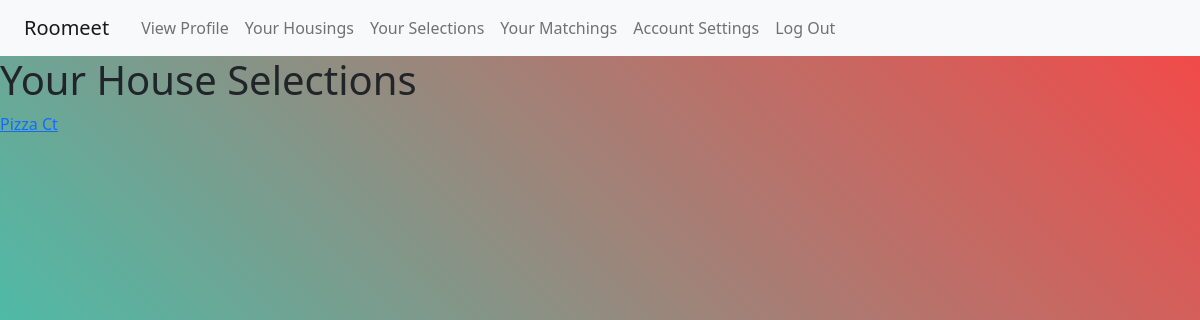
Page /houseselections (signed in) on the earlier database version.
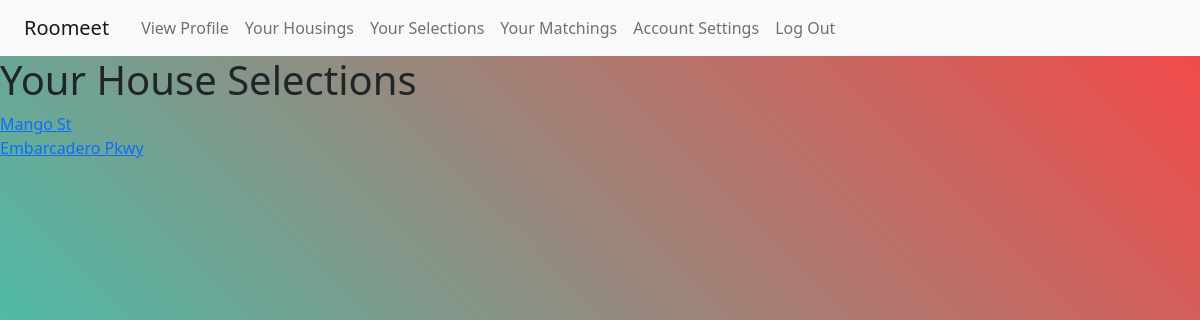
Same page on the later database version.
### tables this page shows
CREATE TABLE housing (
  housing_id INTEGER PRIMARY KEY AUTOINCREMENT, 
  poster_id INTEGER NOT NULL, 

  photo BLOB NOT NULL, 
  description TEXT,

  housing_number INTEGER NOT NULL, 
  apt_number TEXT NOT NULL, 
  street TEXT NOT NULL, 
  city TEXT NOT NULL,
  state TEXT NOT NULL,
  zipcode INTEGER NOT NULL,

  rent INTEGER NOT NULL,

  pets TEXT NOT NULL,
  genderPref TEXT NOT NULL,

  ageMin INTEGER NOT NULL,
  ageMax INTEGER NOT NULL,


  FOREIGN KEY (poster_id) REFERENCES user (id)


);

### flaskr/algorithm.py (the view)
@bp.route('/houseselections')
def houseselections():
    user_id = session.get('user_id')
    dh = get_db().execute(
        'SELECT house_id FROM housepairing WHERE user_id = ?', (user_id,)
    ).fetchall()
    houses = []
    for house in dh:
        for i in house:
            h = get_housing(i)
            houses.append(h)
    return render_template('algorithm/houseselections.html', hlist = houses)

### flaskr/algorithm.py (called while the page is built)
def get_housing(id):
    housing = get_db().execute(
        'SELECT * FROM housing WHERE housing_id = ?', (id,)
    ).fetchone()
    if housing is None:
        abort(404, f"Housing doesn't exist.")
    return housing

### flaskr/auth.py (called while the page is built)
@bp.before_app_request
def load_logged_in_user():
    user_id = session.get('user_id')
    if user_id is None:
        g.user = None
    else:
        g.user = get_db().execute(
            'SELECT * FROM user WHERE id = ?', (user_id,)
        ).fetchone()

### flaskr/db.py (called while the page is built)
def get_db():
    if 'db' not in g:
        g.db = sqlite3.connect(
            current_app.config['DATABASE'],
            detect_types=sqlite3.PARSE_DECLTYPES
        )
        g.db.row_factory = sqlite3.Row
    return g.db

### flaskr/templates/algorithm/houseselections.html
{% extends 'base.html' %}
{% block content %}
<h1>Your House Selections
</h1>
{% for h in hlist %}
<a href="{{ url_for('housing.view_housing', houseid=(h['housing_id'])) }}">{{  h['street'] }}</a>
<br>
{% endfor %}
{% endblock %}

Differences in the rows shown:
changed housing: street "Pizza Ct" → "Mango St"
now on this page (row edited): housing: street "Embarcadero Pkwy"
